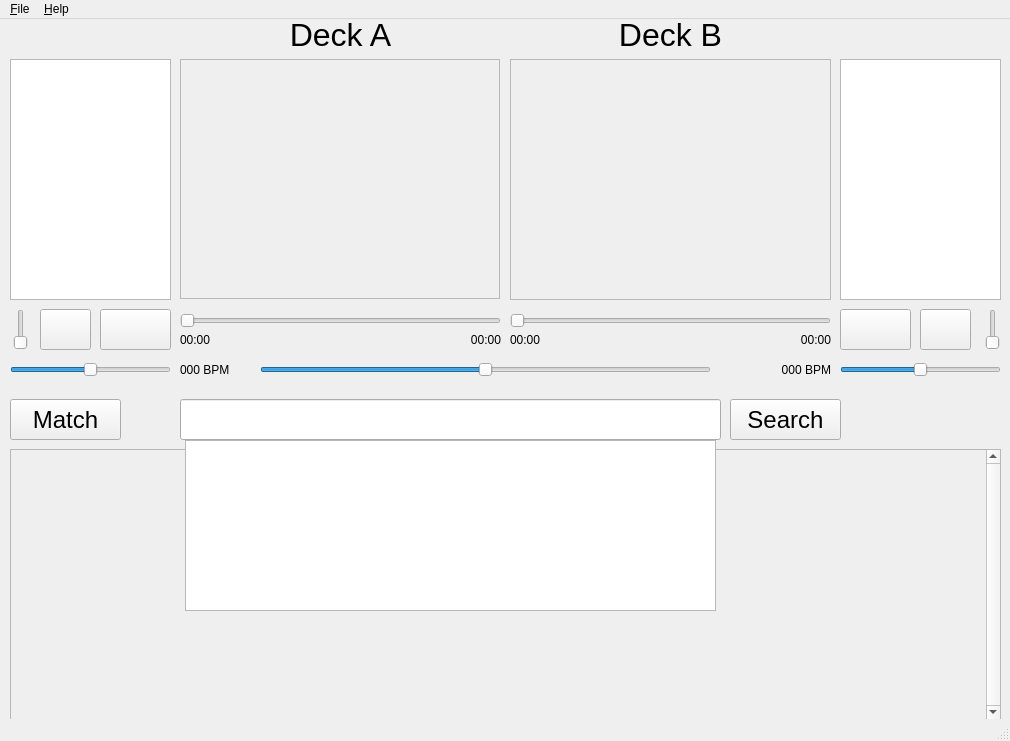
<?xml version="1.0" encoding="UTF-8"?>
<ui version="4.0">
 <class>MainWindow</class>
 <widget class="QMainWindow" name="MainWindow">
  <property name="geometry">
   <rect>
    <x>0</x>
    <y>0</y>
    <width>1010</width>
    <height>741</height>
   </rect>
  </property>
  <property name="minimumSize">
   <size>
    <width>1010</width>
    <height>701</height>
   </size>
  </property>
  <property name="maximumSize">
   <size>
    <width>1010</width>
    <height>16777215</height>
   </size>
  </property>
  <property name="windowTitle">
   <string>Cliptor</string>
  </property>
  <property name="windowIcon">
   <iconset resource="main.qrc">
    <normaloff>:/icons/cliptor.png</normaloff>:/icons/cliptor.png</iconset>
  </property>
  <widget class="QWidget" name="centralwidget">
   <widget class="QFrame" name="frameA">
    <property name="geometry">
     <rect>
      <x>180</x>
      <y>40</y>
      <width>320</width>
      <height>240</height>
     </rect>
    </property>
    <property name="frameShape">
     <enum>QFrame::StyledPanel</enum>
    </property>
    <property name="frameShadow">
     <enum>QFrame::Raised</enum>
    </property>
   </widget>
   <widget class="QFrame" name="frameB">
    <property name="geometry">
     <rect>
      <x>510</x>
      <y>40</y>
      <width>321</width>
      <height>241</height>
     </rect>
    </property>
    <property name="frameShape">
     <enum>QFrame::StyledPanel</enum>
    </property>
    <property name="frameShadow">
     <enum>QFrame::Raised</enum>
    </property>
   </widget>
   <widget class="QListWidget" name="listA">
    <property name="geometry">
     <rect>
      <x>10</x>
      <y>40</y>
      <width>161</width>
      <height>241</height>
     </rect>
    </property>
   </widget>
   <widget class="QPushButton" name="buttonCueA">
    <property name="geometry">
     <rect>
      <x>40</x>
      <y>290</y>
      <width>51</width>
      <height>41</height>
     </rect>
    </property>
    <property name="text">
     <string/>
    </property>
    <property name="icon">
     <iconset resource="main.qrc">
      <normaloff>:/icons/cue-set.png</normaloff>:/icons/cue-set.png</iconset>
    </property>
    <property name="iconSize">
     <size>
      <width>22</width>
      <height>22</height>
     </size>
    </property>
   </widget>
   <widget class="QPushButton" name="buttonPlayA">
    <property name="geometry">
     <rect>
      <x>100</x>
      <y>290</y>
      <width>71</width>
      <height>41</height>
     </rect>
    </property>
    <property name="text">
     <string/>
    </property>
    <property name="icon">
     <iconset resource="main.qrc">
      <normaloff>:/icons/play.png</normaloff>:/icons/play.png</iconset>
    </property>
    <property name="iconSize">
     <size>
      <width>22</width>
      <height>22</height>
     </size>
    </property>
   </widget>
   <widget class="QSlider" name="slideCrossfade">
    <property name="geometry">
     <rect>
      <x>260</x>
      <y>340</y>
      <width>451</width>
      <height>21</height>
     </rect>
    </property>
    <property name="minimum">
     <number>-100</number>
    </property>
    <property name="maximum">
     <number>100</number>
    </property>
    <property name="orientation">
     <enum>Qt::Horizontal</enum>
    </property>
    <property name="invertedControls">
     <bool>true</bool>
    </property>
    <property name="tickPosition">
     <enum>QSlider::NoTicks</enum>
    </property>
   </widget>
   <widget class="QPushButton" name="buttonSearch">
    <property name="geometry">
     <rect>
      <x>730</x>
      <y>380</y>
      <width>111</width>
      <height>41</height>
     </rect>
    </property>
    <property name="font">
     <font>
      <pointsize>18</pointsize>
     </font>
    </property>
    <property name="text">
     <string>Search</string>
    </property>
   </widget>
   <widget class="QSlider" name="slideVolumeA">
    <property name="geometry">
     <rect>
      <x>10</x>
      <y>290</y>
      <width>21</width>
      <height>41</height>
     </rect>
    </property>
    <property name="maximum">
     <number>32</number>
    </property>
    <property name="orientation">
     <enum>Qt::Vertical</enum>
    </property>
   </widget>
   <widget class="QListWidget" name="listB">
    <property name="geometry">
     <rect>
      <x>840</x>
      <y>40</y>
      <width>161</width>
      <height>241</height>
     </rect>
    </property>
   </widget>
   <widget class="QLabel" name="labelDeckA">
    <property name="geometry">
     <rect>
      <x>180</x>
      <y>0</y>
      <width>321</width>
      <height>31</height>
     </rect>
    </property>
    <property name="font">
     <font>
      <pointsize>24</pointsize>
     </font>
    </property>
    <property name="text">
     <string>Deck A</string>
    </property>
    <property name="alignment">
     <set>Qt::AlignCenter</set>
    </property>
   </widget>
   <widget class="QLabel" name="labelDeckB">
    <property name="geometry">
     <rect>
      <x>510</x>
      <y>0</y>
      <width>321</width>
      <height>31</height>
     </rect>
    </property>
    <property name="font">
     <font>
      <pointsize>24</pointsize>
     </font>
    </property>
    <property name="text">
     <string>Deck B</string>
    </property>
    <property name="alignment">
     <set>Qt::AlignCenter</set>
    </property>
   </widget>
   <widget class="QSlider" name="slideVolumeB">
    <property name="geometry">
     <rect>
      <x>982</x>
      <y>290</y>
      <width>21</width>
      <height>41</height>
     </rect>
    </property>
    <property name="maximum">
     <number>32</number>
    </property>
    <property name="orientation">
     <enum>Qt::Vertical</enum>
    </property>
   </widget>
   <widget class="QPushButton" name="buttonPlayB">
    <property name="geometry">
     <rect>
      <x>840</x>
      <y>290</y>
      <width>71</width>
      <height>41</height>
     </rect>
    </property>
    <property name="text">
     <string/>
    </property>
    <property name="icon">
     <iconset resource="main.qrc">
      <normaloff>:/icons/play.png</normaloff>:/icons/play.png</iconset>
    </property>
    <property name="iconSize">
     <size>
      <width>22</width>
      <height>22</height>
     </size>
    </property>
   </widget>
   <widget class="QPushButton" name="buttonCueB">
    <property name="geometry">
     <rect>
      <x>920</x>
      <y>290</y>
      <width>51</width>
      <height>41</height>
     </rect>
    </property>
    <property name="text">
     <string/>
    </property>
    <property name="icon">
     <iconset resource="main.qrc">
      <normaloff>:/icons/cue-set.png</normaloff>:/icons/cue-set.png</iconset>
    </property>
    <property name="iconSize">
     <size>
      <width>22</width>
      <height>22</height>
     </size>
    </property>
   </widget>
   <widget class="QSlider" name="slidePosA">
    <property name="geometry">
     <rect>
      <x>180</x>
      <y>290</y>
      <width>321</width>
      <height>23</height>
     </rect>
    </property>
    <property name="maximum">
     <number>100</number>
    </property>
    <property name="orientation">
     <enum>Qt::Horizontal</enum>
    </property>
    <property name="invertedControls">
     <bool>true</bool>
    </property>
   </widget>
   <widget class="QLabel" name="labelPosA1">
    <property name="geometry">
     <rect>
      <x>180</x>
      <y>310</y>
      <width>41</width>
      <height>21</height>
     </rect>
    </property>
    <property name="text">
     <string>00:00</string>
    </property>
   </widget>
   <widget class="QLabel" name="labelPosA2">
    <property name="geometry">
     <rect>
      <x>460</x>
      <y>310</y>
      <width>41</width>
      <height>21</height>
     </rect>
    </property>
    <property name="text">
     <string>00:00</string>
    </property>
    <property name="alignment">
     <set>Qt::AlignRight|Qt::AlignTrailing|Qt::AlignVCenter</set>
    </property>
   </widget>
   <widget class="QSlider" name="slidePosB">
    <property name="geometry">
     <rect>
      <x>510</x>
      <y>290</y>
      <width>321</width>
      <height>23</height>
     </rect>
    </property>
    <property name="maximum">
     <number>100</number>
    </property>
    <property name="orientation">
     <enum>Qt::Horizontal</enum>
    </property>
    <property name="invertedControls">
     <bool>true</bool>
    </property>
   </widget>
   <widget class="QLabel" name="labelPosB2">
    <property name="geometry">
     <rect>
      <x>790</x>
      <y>310</y>
      <width>41</width>
      <height>21</height>
     </rect>
    </property>
    <property name="text">
     <string>00:00</string>
    </property>
    <property name="alignment">
     <set>Qt::AlignRight|Qt::AlignTrailing|Qt::AlignVCenter</set>
    </property>
   </widget>
   <widget class="QLabel" name="labelPosB1">
    <property name="geometry">
     <rect>
      <x>510</x>
      <y>310</y>
      <width>41</width>
      <height>21</height>
     </rect>
    </property>
    <property name="text">
     <string>00:00</string>
    </property>
   </widget>
   <widget class="QPushButton" name="buttonRecommend">
    <property name="geometry">
     <rect>
      <x>10</x>
      <y>380</y>
      <width>111</width>
      <height>41</height>
     </rect>
    </property>
    <property name="font">
     <font>
      <pointsize>18</pointsize>
     </font>
    </property>
    <property name="text">
     <string>Match</string>
    </property>
   </widget>
   <widget class="QSlider" name="slideBPMA">
    <property name="geometry">
     <rect>
      <x>10</x>
      <y>340</y>
      <width>161</width>
      <height>21</height>
     </rect>
    </property>
    <property name="minimum">
     <number>-100</number>
    </property>
    <property name="maximum">
     <number>100</number>
    </property>
    <property name="orientation">
     <enum>Qt::Horizontal</enum>
    </property>
    <property name="invertedControls">
     <bool>true</bool>
    </property>
   </widget>
   <widget class="QLabel" name="labelBPMA">
    <property name="geometry">
     <rect>
      <x>180</x>
      <y>340</y>
      <width>61</width>
      <height>21</height>
     </rect>
    </property>
    <property name="text">
     <string>000 BPM</string>
    </property>
   </widget>
   <widget class="QSlider" name="slideCrossfadeBPMB">
    <property name="geometry">
     <rect>
      <x>840</x>
      <y>340</y>
      <width>161</width>
      <height>21</height>
     </rect>
    </property>
    <property name="minimum">
     <number>-100</number>
    </property>
    <property name="maximum">
     <number>100</number>
    </property>
    <property name="orientation">
     <enum>Qt::Horizontal</enum>
    </property>
    <property name="invertedControls">
     <bool>true</bool>
    </property>
   </widget>
   <widget class="QLabel" name="labelBPMB">
    <property name="geometry">
     <rect>
      <x>770</x>
      <y>340</y>
      <width>61</width>
      <height>21</height>
     </rect>
    </property>
    <property name="text">
     <string>000 BPM</string>
    </property>
    <property name="alignment">
     <set>Qt::AlignRight|Qt::AlignTrailing|Qt::AlignVCenter</set>
    </property>
   </widget>
   <widget class="QLineEdit" name="editSearch">
    <property name="geometry">
     <rect>
      <x>180</x>
      <y>380</y>
      <width>541</width>
      <height>41</height>
     </rect>
    </property>
    <property name="font">
     <font>
      <pointsize>18</pointsize>
     </font>
    </property>
   </widget>
   <widget class="QListWidget" name="listSearch">
    <property name="geometry">
     <rect>
      <x>185</x>
      <y>421</y>
      <width>531</width>
      <height>171</height>
     </rect>
    </property>
   </widget>
   <widget class="QScrollArea" name="scrollResult">
    <property name="geometry">
     <rect>
      <x>10</x>
      <y>430</y>
      <width>991</width>
      <height>271</height>
     </rect>
    </property>
    <property name="verticalScrollBarPolicy">
     <enum>Qt::ScrollBarAlwaysOn</enum>
    </property>
    <property name="horizontalScrollBarPolicy">
     <enum>Qt::ScrollBarAlwaysOff</enum>
    </property>
    <widget class="QWidget" name="scrollResultContents">
     <property name="geometry">
      <rect>
       <x>0</x>
       <y>0</y>
       <width>968</width>
       <height>265</height>
      </rect>
     </property>
    </widget>
   </widget>
   <zorder>frameA</zorder>
   <zorder>frameB</zorder>
   <zorder>listA</zorder>
   <zorder>buttonCueA</zorder>
   <zorder>buttonPlayA</zorder>
   <zorder>slideCrossfade</zorder>
   <zorder>buttonSearch</zorder>
   <zorder>slideVolumeA</zorder>
   <zorder>listB</zorder>
   <zorder>labelDeckA</zorder>
   <zorder>labelDeckB</zorder>
   <zorder>slideVolumeB</zorder>
   <zorder>buttonPlayB</zorder>
   <zorder>buttonCueB</zorder>
   <zorder>slidePosA</zorder>
   <zorder>labelPosA1</zorder>
   <zorder>labelPosA2</zorder>
   <zorder>slidePosB</zorder>
   <zorder>labelPosB2</zorder>
   <zorder>labelPosB1</zorder>
   <zorder>buttonRecommend</zorder>
   <zorder>slideBPMA</zorder>
   <zorder>labelBPMA</zorder>
   <zorder>slideCrossfadeBPMB</zorder>
   <zorder>labelBPMB</zorder>
   <zorder>editSearch</zorder>
   <zorder>scrollResult</zorder>
   <zorder>listSearch</zorder>
  </widget>
  <widget class="QMenuBar" name="menubar">
   <property name="geometry">
    <rect>
     <x>0</x>
     <y>0</y>
     <width>1010</width>
     <height>21</height>
    </rect>
   </property>
   <widget class="QMenu" name="menu_File">
    <property name="title">
     <string>&amp;File</string>
    </property>
    <addaction name="actionQuit"/>
   </widget>
   <widget class="QMenu" name="menu_Help">
    <property name="title">
     <string>&amp;Help</string>
    </property>
    <addaction name="actionAbout"/>
   </widget>
   <addaction name="menu_File"/>
   <addaction name="menu_Help"/>
  </widget>
  <widget class="QStatusBar" name="statusbar"/>
  <action name="actionAbout">
   <property name="icon">
    <iconset resource="main.qrc">
     <normaloff>:/icons/cliptor16.png</normaloff>:/icons/cliptor16.png</iconset>
   </property>
   <property name="text">
    <string>&amp;About</string>
   </property>
  </action>
  <action name="actionQuit">
   <property name="icon">
    <iconset resource="main.qrc">
     <normaloff>:/icons/exit.png</normaloff>:/icons/exit.png</iconset>
   </property>
   <property name="text">
    <string>&amp;Quit</string>
   </property>
  </action>
 </widget>
 <tabstops>
  <tabstop>editSearch</tabstop>
  <tabstop>listSearch</tabstop>
  <tabstop>buttonSearch</tabstop>
  <tabstop>buttonRecommend</tabstop>
  <tabstop>listA</tabstop>
  <tabstop>listB</tabstop>
  <tabstop>slideVolumeA</tabstop>
  <tabstop>buttonCueA</tabstop>
  <tabstop>buttonPlayA</tabstop>
  <tabstop>slidePosA</tabstop>
  <tabstop>slideBPMA</tabstop>
  <tabstop>slidePosB</tabstop>
  <tabstop>buttonPlayB</tabstop>
  <tabstop>buttonCueB</tabstop>
  <tabstop>slideVolumeB</tabstop>
  <tabstop>slideCrossfadeBPMB</tabstop>
  <tabstop>slideCrossfade</tabstop>
 </tabstops>
 <resources>
  <include location="main.qrc"/>
 </resources>
 <connections/>
</ui>
